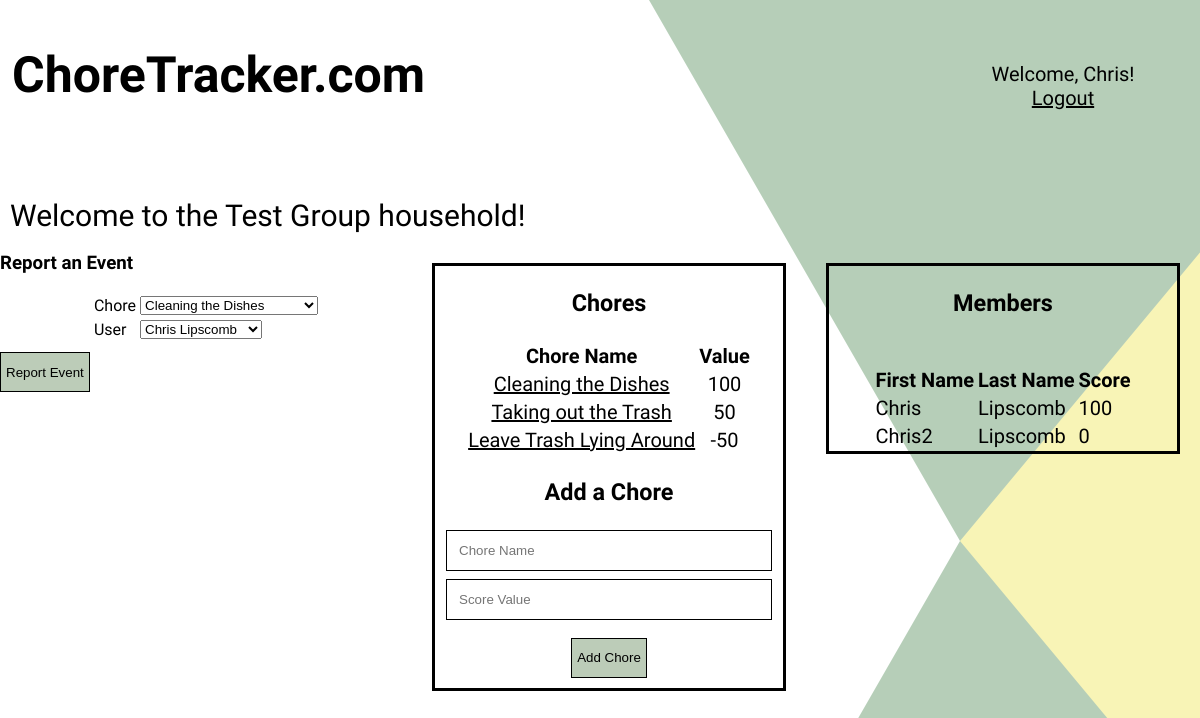
The page /group.php?id=1 (signed in) on the database its author committed.
### tables this page shows
CREATE TABLE `users` (
  `userID` int(11) UNSIGNED NOT NULL,
  `username` varchar(30) NOT NULL,
  `password` varchar(200) NOT NULL,
  `salt` varchar(100) NOT NULL,
  `email` varchar(60) NOT NULL,
  `firstName` varchar(40) NOT NULL,
  `lastName` varchar(40) NOT NULL
);

CREATE TABLE `groups` (
  `groupID` int(11) UNSIGNED NOT NULL,
  `groupName` varchar(60) NOT NULL,
  `groupCode` varchar(100) NOT NULL
);

CREATE TABLE `group_users` (
  `groupID` int(11) UNSIGNED NOT NULL,
  `userID` int(11) UNSIGNED NOT NULL,
  `score` int(10) NOT NULL DEFAULT '0'
);

CREATE TABLE `chores` (
  `choreID` int(11) UNSIGNED NOT NULL,
  `choreName` varchar(50) NOT NULL,
  `groupID` int(11) UNSIGNED NOT NULL,
  `choreValue` int(7) NOT NULL
);

### group.php (the view, shortened to what this page needs)
<?php include('includes/top.php'); ?>
<?php
if(isset($_GET['id'])) {
	$groupID = $_GET['id'];
	$query = $dbcon->query("SELECT * FROM groups WHERE groupID = $groupID");
	$group = $query->fetch(PDO::FETCH_ASSOC);
	echo "
		<div style=\"font-size:30px; margin:10px\">
			Welcome to the " . $group['groupName'] . " household!
		</div>";
	echo "
		<div id=\"household\" style=\"font-size:20px; border-style:solid; height: 100%; width: 29%; margin: 20px; float:right\">
			<h3 style=\"text-align:center\">Members</h3> <br>
			<table>";
	$query = "SELECT users.firstName, users.lastName,group_users.score FROM users, group_users WHERE group_users.userID = users.userID AND group_users.groupID = " . $groupID;
	echo "<tr><th>First Name</th><th>Last Name</th><th>Score</th></tr>";
	foreach ($dbcon->query($query) as $result){
		echo "
				<tr>
					<td>". $result['firstName'] . "</td>
					<td>". $result['lastName'] . "</td>
					<td>". $result['score'] . "</td>
				</tr>";
	}
	echo "
			</table>
		</div>";
	echo "
		<div id=\"chores\" style=\"font-size:20px; border-style:solid; width: 29%; margin:20px; float:right;text-align:center\">";
?>
				<h3>Chores</h3>
				<table id="choreTable">
					<tr>
						<th>Chore Name</th>
						<th>Value</th>
					</tr>
				<?php
					$query = $dbcon->query("SELECT * FROM chores WHERE groupid = $groupID");
					while($chore = $query->fetch(PDO::FETCH_ASSOC)){
						echo "
					<tr>
						<td><a href=\"event.php?id=" . $chore['choreID'] . "\">". $chore['choreName'] . "</a></td>
						<td>" . $chore['choreValue'] . "</td>
					</tr>";
					}
				}
				?>
				</table>
				<h3>Add a Chore</h3>
				<form id="createChore" name="createChore" action="" method="POST">
					<input type="text" class="form-control" id="chore" name="choreName" placeholder="Chore Name">
					<input type="text" class="form-control" id="score-val" name="choreValue" placeholder="Score Value">
					<input type="submit" name="addChore" value="Add Chore" class="submit">
				</form>
			</div>
			<div id="reports">
				<h3>Report an Event</h3>
				<form id="reportEvent" name="createChore" action="" method="POST">
					<table>
						<tr>
							<td>
								<label for="chore">Chore</label>
							</td>
							<td>
								<select name="chore">
								<?php
									$query = $dbcon->query("SELECT * FROM `chores` WHERE `groupID` = $groupID");
									while($chore = $query->fetch(PDO::FETCH_ASSOC)) {
										echo "
										<option value=\"" . $chore['choreID'] . "\">" . $chore['choreName'] . "</option>";
									}
								?>
								</select>
							</td>
						</tr>
						<tr>
							<td>
								<label for="chore">User</label>
							</td>
							<td>
								<select name="reportedUser">
								<?php
									$query = $dbcon->query("SELECT * FROM `users` WHERE `userID` in (SELECT `userID` FROM `group_users` WHERE `groupID` = $groupID)");
									while($user = $query->fetch(PDO::FETCH_ASSOC)) {
										echo "
										<option value=\"" . $user['userID'] . "\">" . $user['firstName'] . " " . $user['lastName'] . "</option>";
									}
								?>
								</select>
							</td>
						</tr>
					</table>
					<input type="submit" name="reportSubmit" value="Report Event" class="submit">
				</form>
			</div>
<?php include("includes/footer.php"); ?>

### includes/top.php (shortened to what this page needs)
<?php
include('resources/functions/load.php');
?>
<!doctype html>
<html>
	<head>
		<link rel="stylesheet"  href="resources/styles/style.css">
	</head>
	<body>
		<div class="top">
			<h1 class="Name"><a href="index.php">ChoreTracker.com</a></h1>
			<?php
			if(isset($_SESSION['status']) && $_SESSION['status'] == 'authorized') {
				$query = $dbcon->query("SELECT * FROM `users` WHERE userID = " . $_SESSION['userID']);
				$user = $query->fetch(PDO::FETCH_ASSOC);
				echo "
			<div class=\"Signup\">
				Welcome, " . $user['firstName'] . "! </br> <a href=\"index.php?status=logout\">Logout</a>
			</div>";
			}
			else{
				echo "<div class=\"Signup\">
				<a href=\"login.php\">Log In</a> | <a href=\"register.php\">Register</a>
				</div>";
			}
			?>
		</div>

### resources/styles/style.css (style rules this page uses)
body { font-family: 'Helvetica', sans-serif; font-weight: 100; background-image: url("../images/background3.png"); color: black; margin: 0 }
.Name { color: black; font-size: 50px; float: left; clear: none; display: block; }
.top { width: 98%; display: inline-block; height: 20vh; padding: 1%; }
.Name a { text-decoration: none; }
.submit { margin: 10px auto; padding: 5px; display: inline-block; color: black; background-color: rgb(188,204,184); border: 1px solid black; min-width:75px; min-height: 40px; }
input[type=text], input[type=email], input[type=password] { margin: 8px auto; padding: 12px; display: block; border: 1px solid black; width: 300px; }
.Signup { padding-top: 50px; float: right; font-size: 20px; text-align: center; height: 50px; width: 250px; }
a { color: black; }
table { margin: 0 auto; }

### rows shown on the page
users: firstName "Chris"
groups: groupName "Test Group"
group_users: userID.firstName "Chris", userID.lastName "Lipscomb", score "100"
group_users: userID.firstName "Chris2", userID.lastName "Lipscomb", score "0"
chores: choreName "Cleaning the Dishes", choreValue "100"
chores: choreName "Taking out the Trash", choreValue "50"
chores: choreName "Leave Trash Lying Around", choreValue "-50"

### other values the page prints
form field chore "Cleaning the Dishes"
form field reportedUser "Chris Lipscomb"
